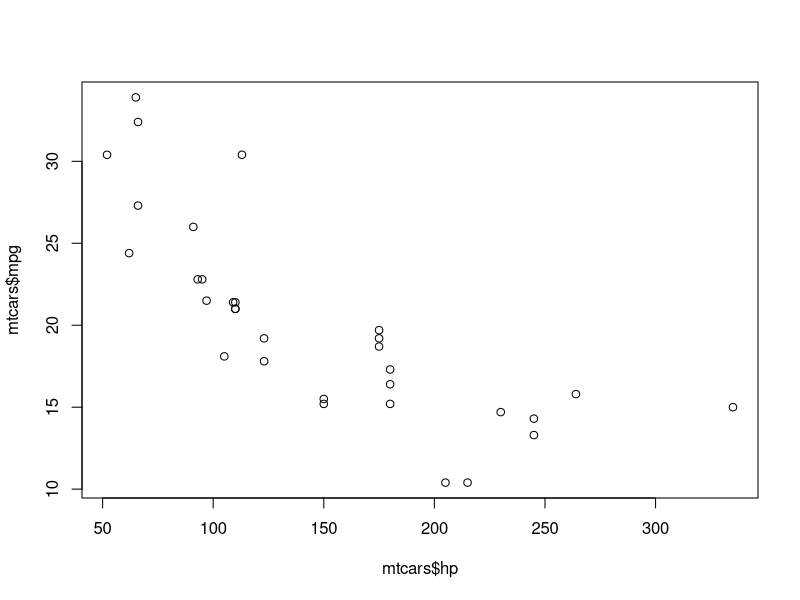
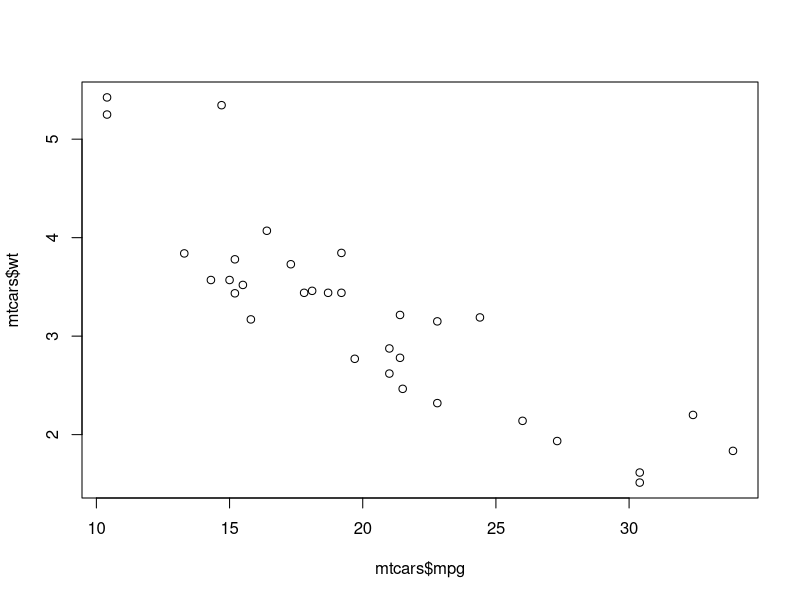

Recreate these plots in R, in order.
# Load one of R's built-in data sets about car
data("mtcars")

# Fit a straight line for mpg vs hp and plot the result
mpg_model = lm(mpg ~ hp, data = mtcars)
# The x coordinate of the dot represents the horsepower (hp) of that car’s engine.
# The y coordinate represents that car’s gas mileage (mpg).
plot(mtcars$hp, mtcars$mpg)
plot(mtcars$mpg, mtcars$wt)
# Fitting a linear regression model 
# to estimate the systematic relationship between mileage and horsepower.
abline(mpg_model)
# Tell you the y-intercept and slope of the trend line.
coef(mpg_model)

# We can use command+shift+c to command as a shortcut